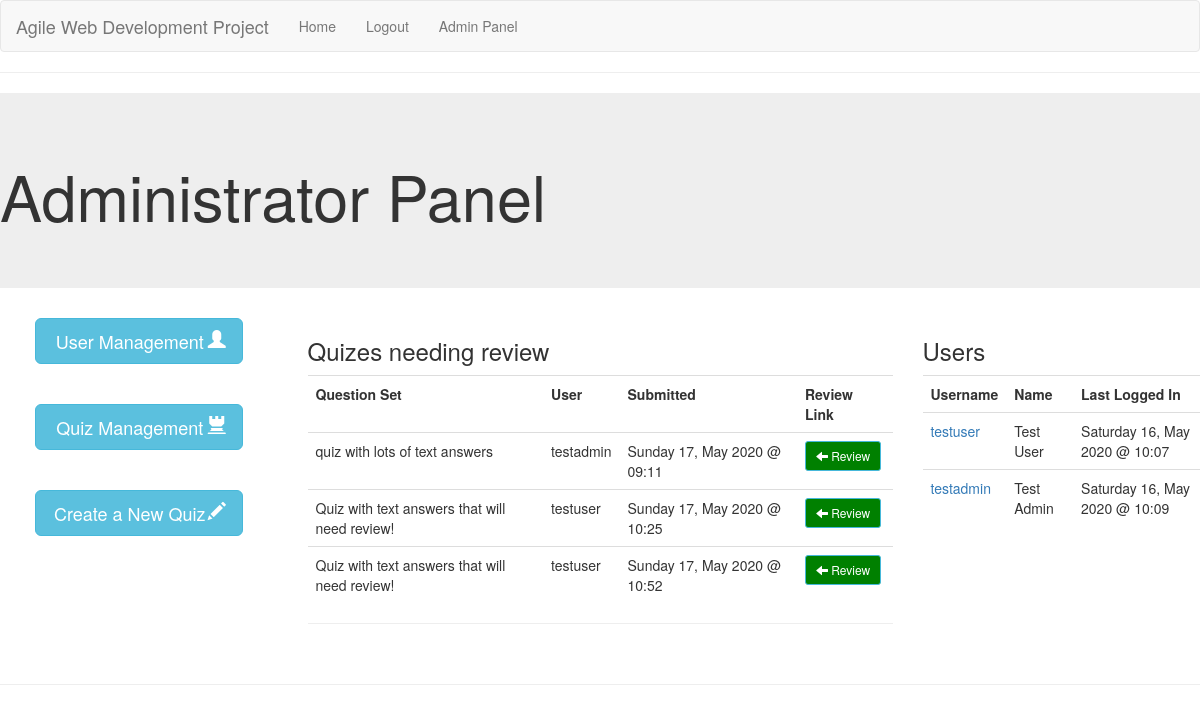
The app's page /admin (signed in) with its own data.
### app/models.py (models this page shows, shortened)
class Qset(db.Model):
    id = db.Column(db.Integer, primary_key=True)
    title = db.Column(db.String(128))
    is_active = db.Column(db.Boolean)

class User(UserMixin, db.Model):
    id = db.Column(db.Integer, primary_key=True)
    username = db.Column(db.String(64), index=True, unique=True)
    first_name = db.Column(db.String(64))
    last_name = db.Column(db.String(64))
    email = db.Column(db.String(120), index=True, unique=True)
    about_me = db.Column(db.String(140))
    last_seen = db.Column(db.DateTime, default=datetime.utcnow)
    password_hash = db.Column(db.String(128))
    is_admin = db.Column(db.Boolean, index=True)

class Attempts(db.Model):
    id = db.Column(db.Integer, primary_key=True)
    user_id = db.Column(db.Integer, db.ForeignKey('user.id'))
    qset_id = db.Column(db.Integer, db.ForeignKey('qset.id'))
    is_needs_review = db.Column(db.Boolean)
    timestamp = db.Column(db.DateTime, index=True, default=datetime.utcnow)

### app/routes.py (the view)
@app.route('/admin')
def admin():
    if current_user.is_anonymous or current_user.is_admin != True:
        return redirect(url_for('index'))
    review_quizes = Attempts.query.filter_by(is_needs_review=True).all()
    review_user = []
    review_qset = []
    for r in review_quizes:
        userquery = User.query.filter_by(id=r.user_id).first()
        review_user.append(userquery.username)
        qsetquery = Qset.query.filter_by(id=r.qset_id).first()
        review_qset.append(qsetquery.title)
    users = User.query.all()
    return render_template('/admin/index.html', title='Administrator Panel', review_quizes=review_quizes, review_users=review_user, review_qset=review_qset, users=users)

### app/models.py (called while the page is built)
@login.user_loader
def load_user(id):
    return User.query.get(int(id))

### app/templates/admin/index.html
{% extends "base.html" %}
{% block content %}
<div class="jumbotron">
    <h1>Administrator Panel</h1>
</div>
<div class="row">
    <div class="col-sm-3">
        {% include '/admin/admin_menu.html' %}
    </div>
    <div class="col-sm-6">
        <h3>Quizes needing review</h3>
        <div class="table-responsive">
            <table class="table">
                <tr>
                    <th>Question Set</th>
                    <th>User</th>
                    <th>Submitted</th>
                    <th>Review Link</th>
                </tr>
                {% set count = namespace(value=0) %}
                {% for q in review_quizes %}
                    <tr>
                        <td>{{ review_qset[count.value] }}</td>
                        <td>{{ review_users[count.value] }}</td>
                        <td>{{ q.timestamp.strftime("%A %d, %B %Y @ %H:%M") }}</td>
                        <td>
                            <a href="{{ url_for('reviewquiz') }}?attempt={{ q.id }}&user={{ review_users[count.value] }}" class="btn btn-info btn-sm" style="background: green;">
                                <span class="glyphicon glyphicon-arrow-left"></span> Review
                            </a>
                        </td>
                    </tr>
                    {% set count.value = count.value + 1 %}
                {% endfor %}
            </table>
            <hr><br>
        </div>
    </div>
    <div class="col-sm-3">
        <h3>Users</h3>
        <div class="table-responsive">
            <table class="table">
                <tr>
                    <th>Username</th>
                    <th>Name</th>
                    <th>Last Logged In</th>
                </tr>
                {% for user in users %}
                    <tr>
                        <td><a href="{{ url_for('review_results', user=user.id) }}">{{ user.username }}</a></td>
                        <td>{{ user.first_name }} {{ user.last_name }}</td>
                        <td>{{ user.last_seen.strftime("%A %d, %B %Y @ %H:%M") }}</td>
                    </tr>
                {% endfor %}
            </table>
        </div>
    </div>
</div>
<hr><br>
{% endblock %}

### records on screen
Attempts: timestamp "Sunday 17, May 2020 @ 09:11"
Qset: title "quiz with lots of text answers"
User: username "testadmin", first_name "Test", last_name "Admin", last_seen "Saturday 16, May 2020 @ 10:09"
Attempts: timestamp "Sunday 17, May 2020 @ 10:25"
Qset: title "Quiz with text answers that will need review!"
User: username "testuser", first_name "Test", last_name "User", last_seen "Saturday 16, May 2020 @ 10:07"
Attempts: timestamp "Sunday 17, May 2020 @ 10:52"
